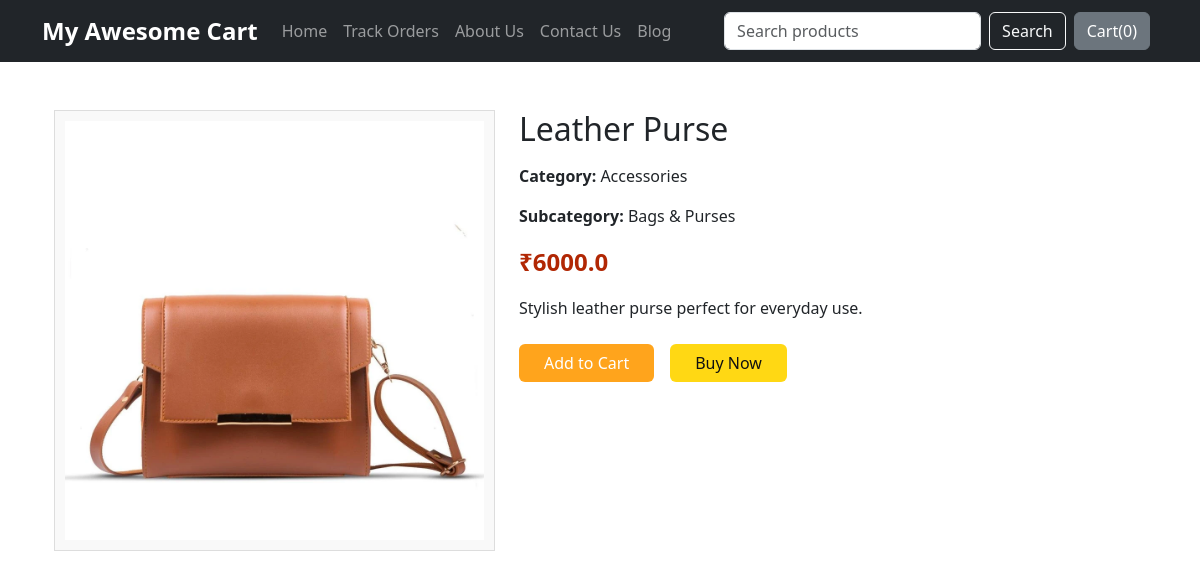
/shop/products/2/, run on the app's committed database.
### shop/models.py (models this page shows, shortened)
class Product(models.Model):
    product_id = models.AutoField
    product_name = models.CharField(max_length=50)
    desc = models.CharField(max_length=300)
    price = models.FloatField(default=0.0)
    category = models.CharField(max_length=50, default='All')
    subcategory = models.CharField(max_length=50, default='')
    image = models.ImageField(upload_to="shop/images", default='')
    pub_date = models.DateField()

### shop/views.py (the view)
# urls.py: path('products/<int:id>/', views.productDetail, name="ProductDetail"),
def productDetail(request, id):
    product = Product.objects.get(id=id)
    return render(request, 'shop/productDetail.html', {'product': product})

### shop/templates/shop/productDetail.html (shortened to what this page needs)
{% extends 'shop/base.html' %}
{% block content %}
{% load static %}
<div class="container">
  <div class="row">
    <div class="col-md-5 text-center">
      {% if product.image %}
        <img src="{{ product.image.url }}" class="product-img img-fluid" alt="{{ product.product_name }}">
      {% else %}
        <img src="{% static 'images/no-image.png' %}" class="product-img img-fluid" alt="No image available">
      {% endif %}
    </div>
    <div class="col-md-7 product-detail">
      <h2 class="mb-3">{{ product.product_name }}</h2>
      <p><strong>Category:</strong> {{ product.category }}</p>
      <p><strong>Subcategory:</strong> {{ product.subcategory }}</p>
      <p class="price">₹{{ product.price }}</p>
      <p>{{ product.desc }}</p>
      <div class="d-flex gap-3 mt-4">
        <button class="btn btn-cart px-4" id="add-to-cart">Add to Cart</button>
        <button class="btn btn-buy px-4" id="buy-now">Buy Now</button>
      </div>
    </div>
  </div>
</div>
{% endblock %}

### shop/templates/shop/productDetail.html (style rules this page uses)
.product-img { max-width: 100%; height: auto; object-fit: cover; border: 1px solid #ddd; padding: 10px; background-color: #f9f9f9; }
.product-detail { font-size: 1rem; }
.price { font-size: 1.5rem; color: #b12704; font-weight: 600; }
.btn-buy { background-color: #ffd814; color: #111; font-weight: 500; }
.btn-cart { background-color: #ffa41c; color: white; font-weight: 500; }

### data on the page
Product: image (picture), product_name "Leather Purse", category "Accessories", subcategory "Bags & Purses", price "6000.0", desc "Stylish leather purse perfect for everyday use."
